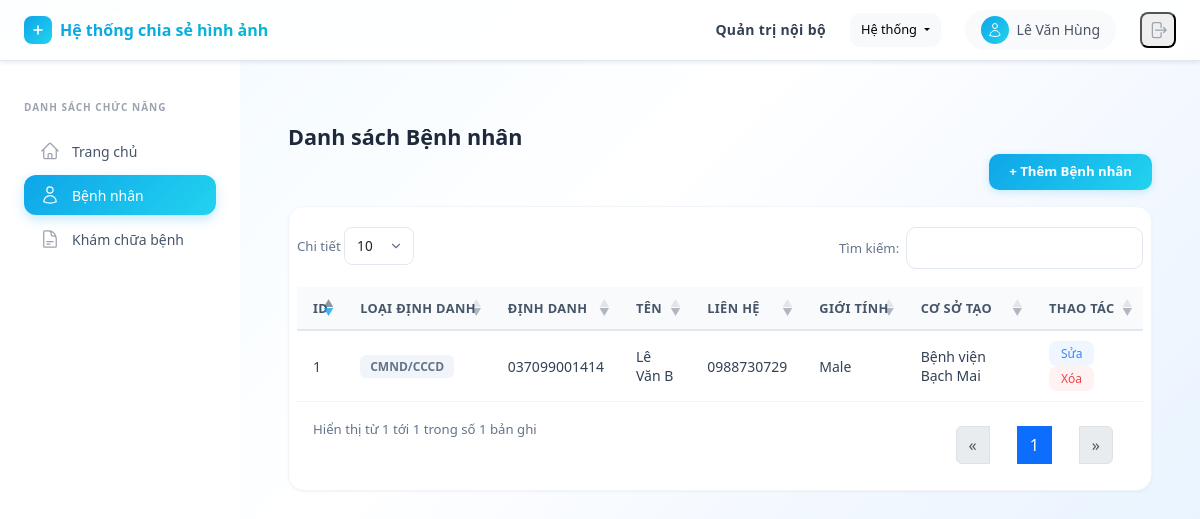
Page /patients/ (signed in) on the earlier database version.
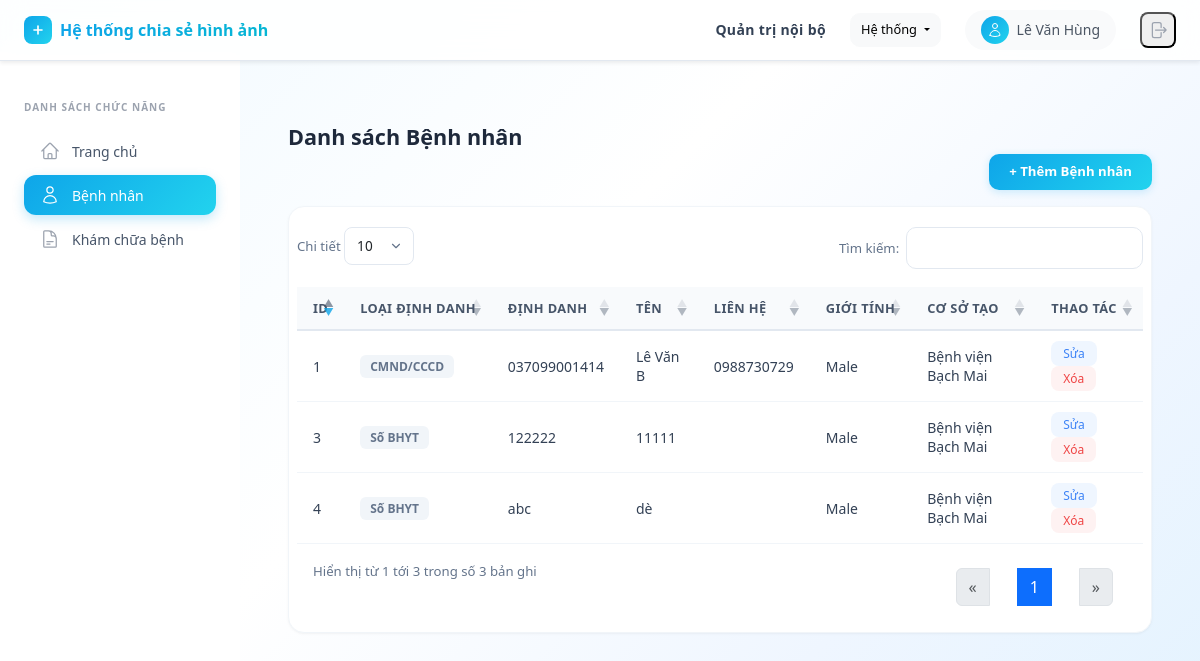
Same page on the later database version.
### api/models.py (models this page shows, shortened)
class User(AbstractUser):
    code = models.CharField(max_length=50, unique=True)
    facility = models.ForeignKey(MedicalFacility, on_delete=models.CASCADE, related_name="users", null=True, blank=True)
    name = models.CharField(max_length=255)
    role = models.ForeignKey(Role, on_delete=models.SET_NULL, null=True, blank=True, related_name='users')
    patient = models.OneToOneField('Patient', on_delete=models.SET_NULL, null=True, blank=True, related_name='user')
    created_at = models.DateTimeField(auto_now_add=True)
    updated_at = models.DateTimeField(auto_now=True)
    @property
    def role_code(self):
        return self.role.code if self.role else None
    def has_perm_code(self, perm_code):
        if self.role:
            return self.role.permissions.filter(code=perm_code).exists()
        return False

class Patient(models.Model):
    IDENTIFIER_CHOICES = [
        ('insurance', 'Số BHYT'),
        ('national_id', 'CMND/CCCD'),
        ('phone', 'Số điện thoại'),
    ]
    identifier_type = models.CharField(max_length=20, choices=IDENTIFIER_CHOICES)
    identifier = models.CharField(max_length=100, unique=True)
    name = models.CharField(max_length=255)
    contact_info = models.TextField(blank=True, null=True)
    gender = models.CharField(max_length=10, choices=[('male', 'Male'), ('female', 'Female'), ('other', 'Other')])
    created_by_facility = models.ForeignKey(MedicalFacility, on_delete=models.SET_NULL, null=True, related_name="patients")
    activity_history = models.JSONField(default=list, blank=True)

class MedicalFacility(models.Model):
    STATUS_CHOICES = [
        ('active', 'Đang hoạt động'),
        ('paused', 'Tạm dừng'),
        ('holiday', 'Nghỉ lễ'),
        ('maintenance', 'Bảo trì'),
        ('closed', 'Ngừng hoạt động'),
    ]
    code = models.CharField(max_length=50, unique=True)
    name = models.CharField(max_length=255)
    address = models.TextField()
    status = models.CharField(max_length=20, choices=STATUS_CHOICES, default='active')
    services = models.ManyToManyField(Service, blank=True, related_name='facilities')

### api/views.py (the view)
# urls.py: path('patients/', patient_list, name='patient_list'),
@permission_required('patient.view')
def patient_list(request):
    if request.user.role_code == 'admin':
        patients = Patient.objects.all()
        facilities = MedicalFacility.objects.all()
    else:
        patients = Patient.objects.filter(created_by_facility=request.user.facility)
        facilities = MedicalFacility.objects.filter(id=request.user.facility_id)
    return render(request, 'patient_list.html', {
        'patients': patients,
        'tab': 'patients',
        'facilities': facilities,
    })

### api/templates/patient_list.html (shortened to what this page needs)
{% extends "base.html" %}
{% load static %}
{% block content %}
<link rel="stylesheet" href="https://cdn.datatables.net/1.13.6/css/dataTables.bootstrap5.min.css">
<h3 class="page-title">Danh sách Bệnh nhân</h3>
<div class="table-toolbar">
    <button class="btn-add" onclick="openCreateForm()">+ Thêm Bệnh nhân</button>
</div>
<div class="table-card">
<table id="patientTable" class="table">
  <thead>
    <tr>
      <th>ID</th>
      <th>Loại định danh</th>
      <th>Định danh</th>
      <th>Tên</th>
      <th>Liên hệ</th>
      <th>Giới tính</th>
      <th>Cơ sở tạo</th>
      <th>Thao tác</th>
    </tr>
  </thead>
  <tbody>
    {% for p in patients %}
      <tr data-id="{{ p.id }}">
        <td><span style="font-weight:500;">{{ p.id }}</span></td>
        <td><span class="badge-role badge-role-default">{{ p.get_identifier_type_display }}</span></td>
        <td>{{ p.identifier }}</td>
        <td>{{ p.name }}</td>
        <td>{{ p.contact_info }}</td>
        <td>{{ p.get_gender_display }}</td>
        <td>{{ p.created_by_facility.name|default:"" }}</td>
        <td>
          <button class="btn-action btn-action-edit" onclick="openEditForm({{ p.id }})">Sửa</button>
          <button class="btn-action btn-action-delete" onclick="deletePatient({{ p.id }})">Xóa</button>
        </td>
      </tr>
    {% endfor %}
  </tbody>
</table>
</div>
{% endblock %}

### api/templates/base.html (shortened to what this page needs)
﻿<!DOCTYPE html>
<html lang="vi">
<head>
    <script src="https://cdn.tailwindcss.com"></script>
    <link rel="stylesheet" href="https://cdn.jsdelivr.net/npm/bootstrap@5.3.0/dist/css/bootstrap.min.css">
</head>
<body class="min-h-screen" style="margin:0; background: linear-gradient(135deg, #f0f9ff 0%, #ffffff 40%, #eff6ff 70%, #e0f2fe 100%); background-attachment: fixed;">
    <nav class="top-navbar fixed top-0 left-0 right-0 z-50 flex items-center justify-between px-6 py-2.5 shadow-sm">
        <div class="flex items-center gap-3">
            <a href="{% url 'dashboard' %}" class="flex items-center gap-2" style="text-decoration:none;">
                <div class="bg-gradient-to-br from-primary to-cyan-400 rounded-lg p-1.5">
                    <svg class="w-4 h-4 text-white" fill="none" viewBox="0 0 24 24" stroke="currentColor">
                        <path stroke-linecap="round" stroke-linejoin="round" stroke-width="2.5" d="M12 6v6m0 0v6m0-6h6m-6 0H6"/>
                    </svg>
                </div>
                <span class="text-base font-bold bg-gradient-to-r from-primary to-cyan-500 bg-clip-text" style="color:transparent; -webkit-background-clip:text;">Hệ thống chia sẻ hình ảnh</span>
            </a>
        </div>
        <div class="flex items-center gap-4">
            <span class="hidden sm:block text-sm font-semibold text-slate-700 tracking-wide">Quản trị nội bộ</span>
            {% if user.is_authenticated %}
            <div class="dropdown">
                <button class="btn btn-light dropdown-toggle" type="button" data-bs-toggle="dropdown" aria-expanded="false" style="border-radius:10px; font-size:0.8rem; padding:6px 10px;">
                    Hệ thống
                </button>
            </div>
            {% endif %}
            <div class="flex items-center gap-2 bg-gray-50 rounded-full px-3 py-1.5">
                <div class="w-7 h-7 rounded-full bg-gradient-to-br from-primary to-cyan-400 flex items-center justify-center">
                    <svg class="w-4 h-4 text-white" fill="none" viewBox="0 0 24 24" stroke="currentColor">
                        <path stroke-linecap="round" stroke-linejoin="round" stroke-width="1.5" d="M15.75 6a3.75 3.75 0 11-7.5 0 3.75 3.75 0 017.5 0zM4.501 20.118a7.5 7.5 0 0114.998 0A17.933 17.933 0 0112 21.75c-2.676 0-5.216-.584-7.499-1.632z"/>
                    </svg>
                </div>
                <span class="text-sm font-medium text-gray-600">{{ user.name|default:user.username }}</span>
            </div>
            <form action="{% url 'logout' %}" method="post" class="m-0">
                <button type="submit" class="p-1.5 rounded-lg hover:bg-red-50 text-gray-400 hover:text-red-500 transition" title="Đăng xuất">
                    <svg class="w-5 h-5" fill="none" viewBox="0 0 24 24" stroke="currentColor">
                        <path stroke-linecap="round" stroke-linejoin="round" stroke-width="1.5" d="M15.75 9V5.25A2.25 2.25 0 0013.5 3h-6a2.25 2.25 0 00-2.25 2.25v13.5A2.25 2.25 0 007.5 21h6a2.25 2.25 0 002.25-2.25V15m3 0l3-3m0 0l-3-3m3 3H9"/>
                    </svg>
                </button>
            </form>
        </div>
    </nav>
    <aside id="sidebar" class="sidebar fixed top-[52px] left-0 bottom-0 w-60 bg-white border-r border-gray-100 z-40 transform -translate-x-full lg:translate-x-0 transition-transform duration-200 overflow-y-auto">
        <div class="px-4 pt-5 pb-3">
            <p class="text-[10px] font-semibold text-gray-400 uppercase tracking-widest mb-3">Danh sách chức năng</p>
            <nav class="flex flex-col gap-1">
                {% if user.is_authenticated and user.role_code == "doctor" %}
                <a href="{% url 'dashboard' %}" class="nav-item-link {% if tab == 'home' %}active{% endif %}">
                    Trang chủ
                </a>
                <a href="{% url 'patient_list' %}" class="nav-item-link {% if tab == 'patients' %}active{% endif %}">
                    <svg class="w-5 h-5 text-gray-400" fill="none" viewBox="0 0 24 24" stroke="currentColor"><path stroke-linecap="round" stroke-linejoin="round" stroke-width="1.5" d="M15.75 6a3.75 3.75 0 11-7.5 0 3.75 3.75 0 017.5 0zM4.501 20.118a7.5 7.5 0 0114.998 0A17.933 17.933 0 0112 21.75c-2.676 0-5.216-.584-7.499-1.632z"/></svg>
                    Bệnh nhân
                </a>
                <a href="{% url 'examination_list' %}" class="nav-item-link {% if tab == 'examinations' %}active{% endif %}">
                    Khám chữa bệnh
                </a>
                {% endif %}
            </nav>
        </div>
    </aside>
    <main class="lg:ml-60 pt-[52px] min-h-screen">
        <div class="p-5">
            {% block content %}{% endblock %}
        </div>
    </main>
</body>
</html>

### api/templates/base.html (style rules this page uses)
.sidebar { font-family: system-ui, -apple-system, sans-serif; }
.sidebar * { box-sizing: border-box; }
.sidebar a, .sidebar button { text-decoration: none; }
.nav-item-link { display: flex; align-items: center; gap: 0.75rem; padding: 0.6rem 1rem; border-radius: 0.75rem; color: #475569; font-size: 0.875rem; font-weight: 500; transition: all 0.15s; }
.nav-item-link.active { background: linear-gradient(135deg, #0ea5e9, #22d3ee); color: #fff; box-shadow: 0 4px 12px rgba(14,165,233,0.25); }
.nav-item-link.active svg { color: #fff; }
.top-navbar { background: rgba(255,255,255,0.85); backdrop-filter: blur(12px); border-bottom: 1px solid #e2e8f0; }
.table-card { background: #fff; border-radius: 16px; box-shadow: 0 1px 3px rgba(0,0,0,0.04), 0 1px 2px rgba(0,0,0,0.02); border: 1px solid #f1f5f9; overflow: hidden; padding: 8px; }
.table-card .table { margin-bottom: 0; }
.table-card thead th, table.dataTable thead th { background: #f8fafc !important; border-bottom: 2px solid #e2e8f0 !important; color: #475569 !important; font-weight: 600 !important; font-size: 0.8rem !important; text-transform: uppercase; letter-spacing: 0.03em; padding: 12px 16px !important; white-space: nowrap; }
.table-card tbody td, table.dataTable tbody td { padding: 10px 16px !important; font-size: 0.875rem; color: #334155; border-bottom: 1px solid #f1f5f9 !important; vertical-align: middle; }
table.dataTable thead .sorting::after, table.dataTable thead .sorting_asc::after, table.dataTable thead .sorting_desc::after { opacity: 0.4 !important; }
table.dataTable thead .sorting_asc::after, table.dataTable thead .sorting_desc::after { opacity: 0.8 !important; color: #0ea5e9 !important; }
.btn-action { padding: 4px 12px; font-size: 0.75rem; font-weight: 500; border-radius: 8px; border: none; cursor: pointer; transition: all 0.15s; }
.btn-action-edit { background: #eff6ff; color: #3b82f6; }
.btn-action-delete { background: #fef2f2; color: #ef4444; }
.page-title { font-size: 1.35rem; font-weight: 700; color: #1e293b; margin-bottom: 0.25rem; }
.table-toolbar { display: flex; align-items: center; justify-content: space-between; flex-wrap: wrap; gap: 10px; margin-bottom: 16px; }
.btn-add { background: linear-gradient(135deg, #0ea5e9, #22d3ee); color: #fff; font-size: 0.825rem; font-weight: 600; padding: 8px 20px; border-radius: 10px; border: none; cursor: pointer; box-shadow: 0 2px 8px rgba(14,165,233,0.2); transition: all 0.15s; }
.badge-role { display: inline-block; padding: 3px 10px; border-radius: 6px; font-size: 0.75rem; font-weight: 600; }
.badge-role-default { background: #f1f5f9; color: #64748b; }

Differences in the rows shown:
added Patient: id "3", identifier_type "Số BHYT", identifier "122222", name "11111", gender "Male", created_by_facility.name "Bệnh viện Bạch Mai"
added Patient: id "4", identifier_type "Số BHYT", identifier "abc", name "dè", gender "Male", created_by_facility.name "Bệnh viện Bạch Mai"
Other differences:
text written by a page script: "Chi tiết Tìm kiếm: Hiển thị từ 1 tới 1 trong số 1 bản ghi « 1 »" → "Chi tiết Tìm kiếm: Hiển thị từ 1 tới 3 trong số 3 bản ghi « 1 »"
